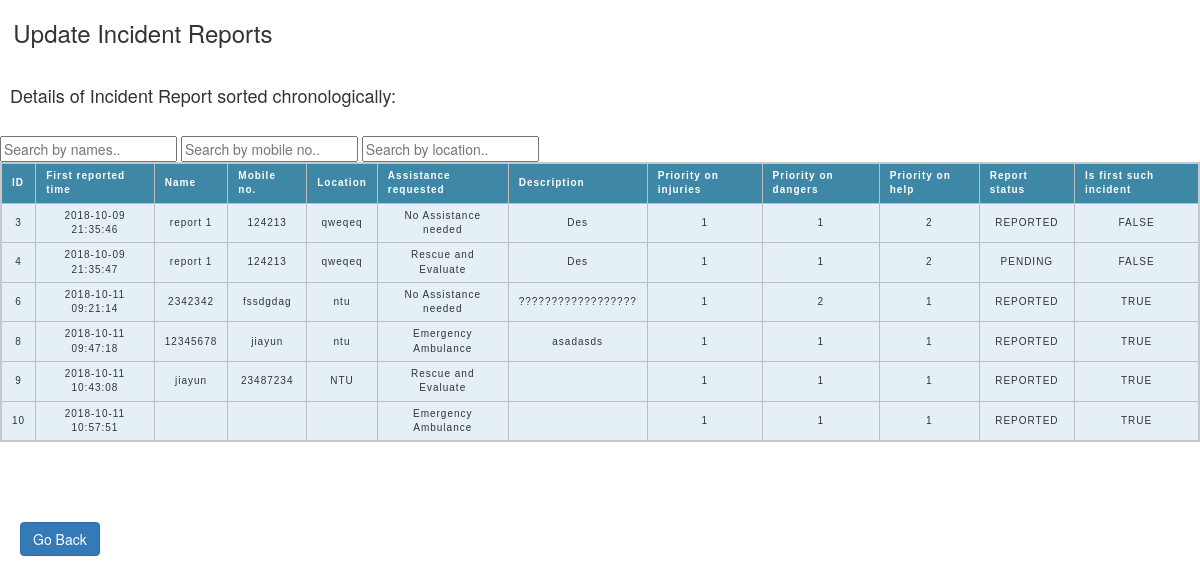
/update_incident_report_page, run on the app's committed database.
### tables this page shows
CREATE TABLE INCIDENT_REPORT (
  `id`  INTEGER PRIMARY KEY,
  `first_reported`  TIMESTAMP NOT NULL DEFAULT CURRENT_TIMESTAMP,
  `name`  TEXT NOT NULL,
  `mobile_number`  TEXT NOT NULL,
  `location` TEXT NOT NULL,
  `assistance_required` INTEGER NOT NULL,
  `description`  TEXT NOT NULL,
  `priority_injuries` INTEGER NOT NULL CHECK(`priority_injuries` > 0 AND `priority_injuries` < 11),
  `priority_dangers`  INTEGER NOT NULL CHECK(`priority_dangers` > 0 AND `priority_dangers` < 11),
  `priority_help` INTEGER NOT NULL CHECK(`priority_help` > 0 AND `priority_help` < 11),
  `report_status`  INTEGER NOT NULL CHECK(`report_status` > 0 AND `report_status` < 4),
  `is_first_such_incident`  INTEGER NOT NULL DEFAULT(1)
);

### call_center_mvc_architecture/CallCenter_Controller.py (the view)
@app.route("/update_incident_report_page", methods = ['GET', 'POST'])
def update_incident_report():
    all_incident_reports = retrieve_all_incident_reports() # Call a Method from Model to retrieve all the Incident Reports
    return render_template('callcenter_ui_update_incident_report.html', columns=['ID', 'First reported time', 'Name', 'Mobile no.' , 'Location', 'Assistance requested', 'Description' , 'Priority on injuries', 'Priority on dangers', 'Priority on help', 'Report status', 'Is first such incident'], items=all_incident_reports)

### call_center_mvc_architecture/CallCenter_Model.py (called while the page is built)
def get_db():
    db = getattr(g, '_database',
                 None)  # g is a global/object that would last for only 1 request/response cycle [data in g does not persist, unlike a database]
    if db is None:
        db = g._database = sqlite3.connect(
            DATABASE)  # sqlite3.connect(DATABASE) will create the Database if that Database does not yet exist.
    return db

@app.teardown_appcontext
def close_connection(exception):
    db = getattr(g, '_database', None)
    if db is not None:
        db.close()

def query_db(query, args = ()):
    cur = get_db().execute(query, args)  # cur is a Cursor object that contains the Results of the executed 'query'
    rv = cur.fetchall()  # retrieve the results from the Cursor object
    cur.close()  # close the cursor
    return rv

### call_center_mvc_architecture/CallCenter_Views/callcenter_ui_update_incident_report.html (shortened to what this page needs)
<!DOCTYPE html>
<html>
    <head>
<link rel="stylesheet" href="https://maxcdn.bootstrapcdn.com/bootstrap/3.3.7/css/bootstrap.min.css">
    </head>
    <body background="https://www.wallpaperboulevard.com/Images/product/0015963_light-green-renaissance-texture-l.jpeg">
        <h3>&nbsp; Update Incident Reports</h3>
        <div>&nbsp;</div>
        <h4>&nbsp; Details of Incident Report sorted chronologically:</h4>
        <div>&nbsp;</div>
        <input type="text" id="search_name_keyword" onkeyup="search_by_name_Function()" placeholder="Search by names..">
        <input type="text" id="search_mobile_no_keyword" onkeyup="search_by_mobile_no_Function()" placeholder="Search by mobile no..">
        <input type="text" id="search_location_keyword" onkeyup="search_by_location_Function()" placeholder="Search by location..">
        <table id="incident_report_table">
            <thead>
                {%- for column in columns %}
            <th>{{ column }}</th>
            {%- endfor %}
            </thead>
            <tbody>
                {%- for row in items %}
                <tr hover {background: red;} onclick="window.location.href='{{ url_for('row_detail_for_update', rowData=row) }}';">
                    {%- for i in row %}
                    <td>{{ i }}</td>
                    {%- endfor %}
                </tr>
                {%- endfor %}
            </tbody>
        </table>
        <div>&nbsp;</div>
        <div>&nbsp;</div>
        <div>&nbsp;</div>
        <form method="POST">
            <div>&nbsp;</div>
            <input class="btn btn-primary" type="submit" value="Go Back" style="margin-left: 20px;">
        </form>
    </body>
</html>

### call_center_mvc_architecture/CallCenter_Views/callcenter_ui_update_incident_report.html (style rules this page uses)
thead, tfoot { background-color: #3f87a6; color: #fff; }
tbody { background-color: #e4f0f5; }
table { border-collapse: collapse; border: 2px solid rgb(200, 200, 200); letter-spacing: 1px; font-family: sans-serif; font-size: 1.0rem; }
td, th { border: 1px solid rgb(190, 190, 190); padding: 5px 10px; }
td { text-align: center; }

### data on the page
INCIDENT_REPORT: row "3" "2018-10-09 21:35:46" "No Assistance needed" "1" "1" "2" "REPORTED" "FALSE", name "report 1", mobile_number "124213", location "qweqeq", description "Des"
INCIDENT_REPORT: row "4" "2018-10-09 21:35:47" "Rescue and Evaluate" "1" "1" "2" "PENDING" "FALSE", name "report 1", mobile_number "124213", location "qweqeq", description "Des"
INCIDENT_REPORT: row "6" "2018-10-11 09:21:14" "No Assistance needed" "1" "2" "1" "REPORTED" "TRUE", name "2342342", mobile_number "fssdgdag", location "ntu", description "??????????????????"
INCIDENT_REPORT: row "8" "2018-10-11 09:47:18" "Emergency Ambulance" "1" "1" "1" "REPORTED" "TRUE", name "12345678", mobile_number "jiayun", location "ntu", description "asadasds"
INCIDENT_REPORT: row "9" "2018-10-11 10:43:08" "Rescue and Evaluate" "1" "1" "1" "REPORTED" "TRUE", name "jiayun", mobile_number "23487234", location "NTU"

### other printed values
{{ column }} "ID" "First reported time" "Name" "Mobile no." "Location" "Assistance requested" "Description" "Priority on injuries" "Priority on dangers" "Priority on help" "Report status" "Is first such incident"
{{ i }} "10" "2018-10-11 10:57:51" "Emergency Ambulance" "1" "1" "1" "REPORTED" "TRUE"
